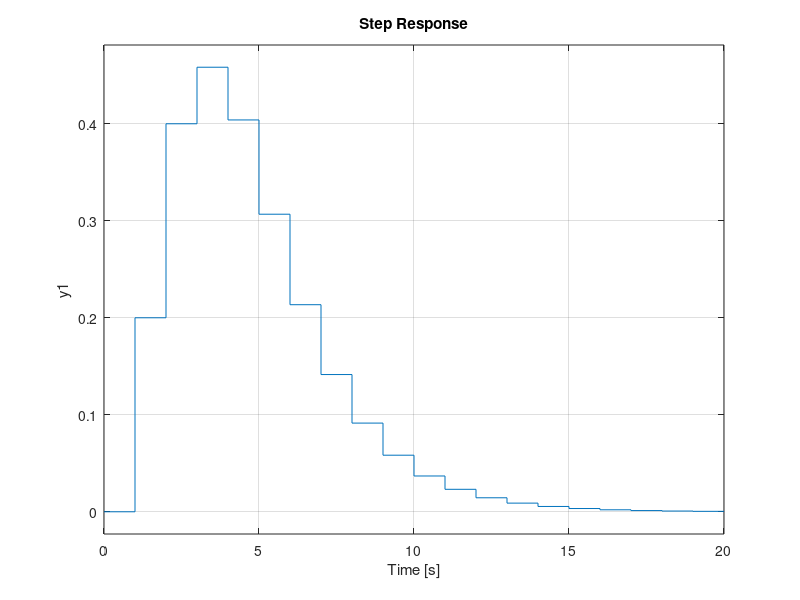
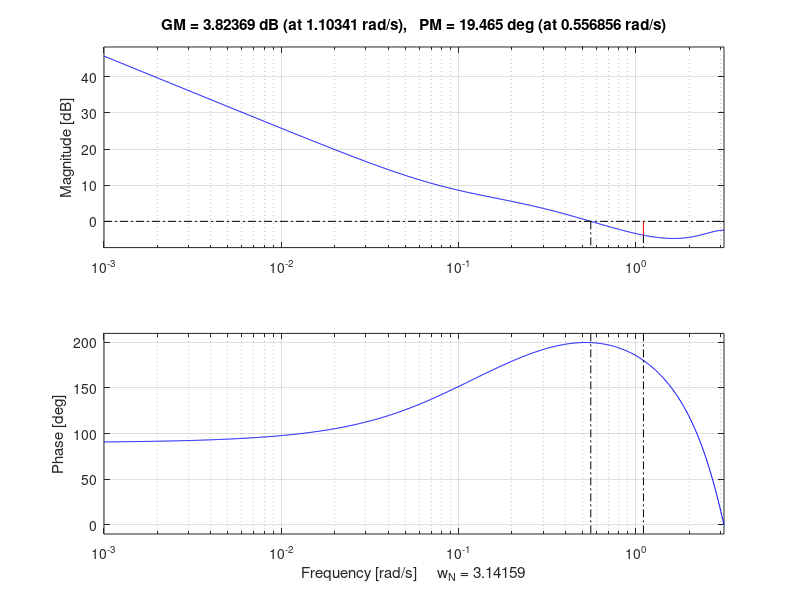

The MATLAB script that drew these images, in order:
% 4.2 a
Phi = [0.78 0; 0.22 1];
C = [0 1];
L = acker(Phi',C',[0 0])'

% b
Phi = [0.78 0; 0.22 1];
C = [0 1];
L = acker(Phi',(C*Phi)',[0 0])'

% 4.3
Phi = [0.5 1; 0.5 0.7];
Gamma = [0.2; 0.1];
C = [1 0];
Phie = [Phi Gamma; zeros(1,2) 1];
Gammae = [Gamma; 0];
Ce = [C 0];
% (a) Observer design
Le = place(Phie', Ce', [0.4 0.5 0.6])'
 % (b) State feedback design
K = place(Phi, Gamma, [0.3+0.3*i 0.3-0.3*i]);
Kv = 1;
Ke = [K Kv]
 % (c) Form complete controller
Gc = ss(Phie-Le*Ce-Gammae*Ke, Le, Ke, 0, 1); % define controller
Gp = ss(Phi, Gamma, C, 0, 1); % define process
figure(1)
step(Gp/(1+Gp*Gc),20) % plot input disturbance response
figure(2)
margin(Gp*Gc) % plot loop transfer function